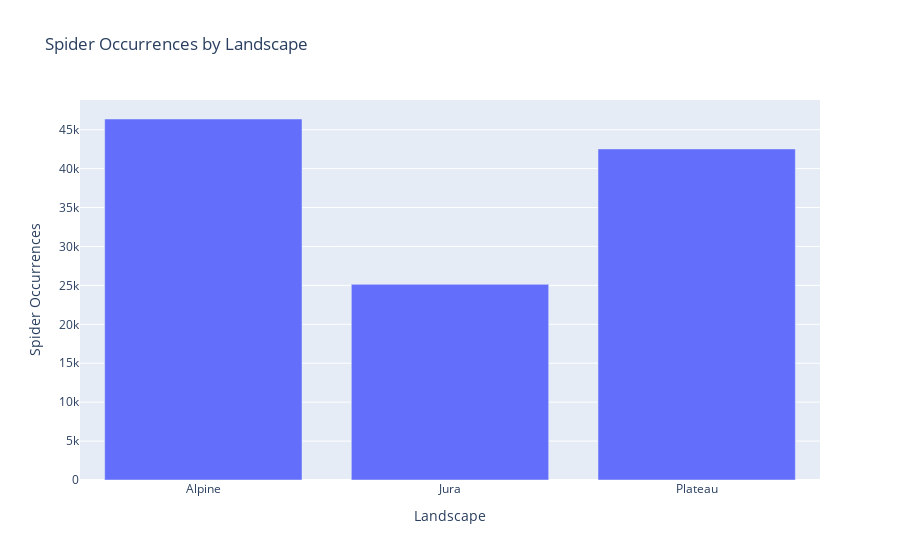

Notebook cell for this chart:
### Code cell
# Comparing spider occurrences across landscape types
landscape_counts = data.groupby('Landscape')['occurrenceStatus'].sum().reset_index()

fig = px.bar(landscape_counts, x='Landscape', y='occurrenceStatus', title='Spider Occurrences by Landscape')
fig.update_layout(xaxis_title='Landscape', yaxis_title='Spider Occurrences')
fig.show()

### Figure 1 — Plotly figure (JSON) as saved in the notebook; plotly's stock layout.template omitted (floating-point values rounded to 4 significant figures)
{"data": [{"alignmentgroup": "True", "hovertemplate": "Landscape=%{x}<br>occurrenceStatus=%{y}<extra></extra>", "legendgroup": "", "marker": {"color": "#636efa", "pattern": {"shape": ""}}, "name": "", "offsetgroup": "", "orientation": "v", "showlegend": false, "textposition": "auto", "type": "bar", "x": ["Alpine", "Jura", "Plateau"], "xaxis": "x", "y": [46374, 25132, 42530], "yaxis": "y"}], "layout": {"barmode": "relative", "legend": {"tracegroupgap": 0}, "title": {"text": "Spider Occurrences by Landscape"}, "xaxis": {"anchor": "y", "domain": [0, 1], "title": {"text": "Landscape"}}, "yaxis": {"anchor": "x", "domain": [0, 1], "title": {"text": "Spider Occurrences"}}}}
